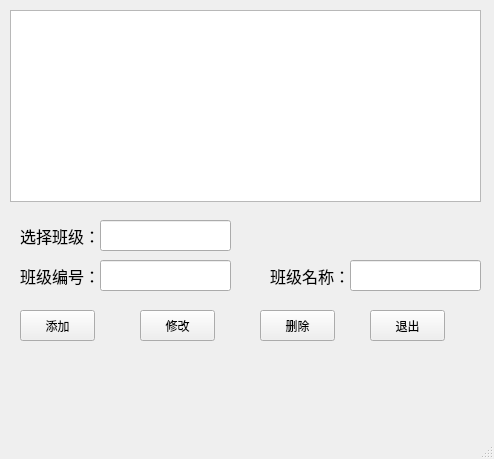
<?xml version="1.0" encoding="UTF-8"?>
<ui version="4.0">
 <class>MainWindow</class>
 <widget class="QMainWindow" name="MainWindow">
  <property name="geometry">
   <rect>
    <x>0</x>
    <y>0</y>
    <width>494</width>
    <height>459</height>
   </rect>
  </property>
  <property name="windowTitle">
   <string>MainWindow</string>
  </property>
  <widget class="QWidget" name="centralwidget">
   <widget class="QPushButton" name="btnUpdateClass">
    <property name="geometry">
     <rect>
      <x>140</x>
      <y>310</y>
      <width>75</width>
      <height>31</height>
     </rect>
    </property>
    <property name="text">
     <string>修改</string>
    </property>
   </widget>
   <widget class="QLabel" name="label_2">
    <property name="geometry">
     <rect>
      <x>270</x>
      <y>260</y>
      <width>101</width>
      <height>31</height>
     </rect>
    </property>
    <property name="font">
     <font>
      <pointsize>12</pointsize>
     </font>
    </property>
    <property name="text">
     <string>班级名称：</string>
    </property>
   </widget>
   <widget class="QLabel" name="label">
    <property name="geometry">
     <rect>
      <x>20</x>
      <y>260</y>
      <width>101</width>
      <height>31</height>
     </rect>
    </property>
    <property name="font">
     <font>
      <pointsize>12</pointsize>
     </font>
    </property>
    <property name="text">
     <string>班级编号：</string>
    </property>
   </widget>
   <widget class="QPushButton" name="btnDeleteClass">
    <property name="geometry">
     <rect>
      <x>260</x>
      <y>310</y>
      <width>75</width>
      <height>31</height>
     </rect>
    </property>
    <property name="text">
     <string>删除</string>
    </property>
   </widget>
   <widget class="QLineEdit" name="editClassID">
    <property name="geometry">
     <rect>
      <x>100</x>
      <y>260</y>
      <width>131</width>
      <height>31</height>
     </rect>
    </property>
   </widget>
   <widget class="QLineEdit" name="editClassName">
    <property name="geometry">
     <rect>
      <x>350</x>
      <y>260</y>
      <width>131</width>
      <height>31</height>
     </rect>
    </property>
   </widget>
   <widget class="QPushButton" name="btnAddClass">
    <property name="geometry">
     <rect>
      <x>20</x>
      <y>310</y>
      <width>75</width>
      <height>31</height>
     </rect>
    </property>
    <property name="text">
     <string>添加</string>
    </property>
   </widget>
   <widget class="QTableWidget" name="tableWidget">
    <property name="geometry">
     <rect>
      <x>10</x>
      <y>10</y>
      <width>471</width>
      <height>192</height>
     </rect>
    </property>
   </widget>
   <widget class="QPushButton" name="btnQuitClass">
    <property name="geometry">
     <rect>
      <x>370</x>
      <y>310</y>
      <width>75</width>
      <height>31</height>
     </rect>
    </property>
    <property name="text">
     <string>退出</string>
    </property>
   </widget>
   <widget class="QLabel" name="label_3">
    <property name="geometry">
     <rect>
      <x>20</x>
      <y>220</y>
      <width>101</width>
      <height>31</height>
     </rect>
    </property>
    <property name="font">
     <font>
      <pointsize>12</pointsize>
     </font>
    </property>
    <property name="text">
     <string>选择班级：</string>
    </property>
   </widget>
   <widget class="QLineEdit" name="editClassSelect">
    <property name="geometry">
     <rect>
      <x>100</x>
      <y>220</y>
      <width>131</width>
      <height>31</height>
     </rect>
    </property>
   </widget>
  </widget>
  <widget class="QMenuBar" name="menubar">
   <property name="geometry">
    <rect>
     <x>0</x>
     <y>0</y>
     <width>494</width>
     <height>33</height>
    </rect>
   </property>
  </widget>
  <widget class="QStatusBar" name="statusbar"/>
 </widget>
 <resources/>
 <connections/>
</ui>
